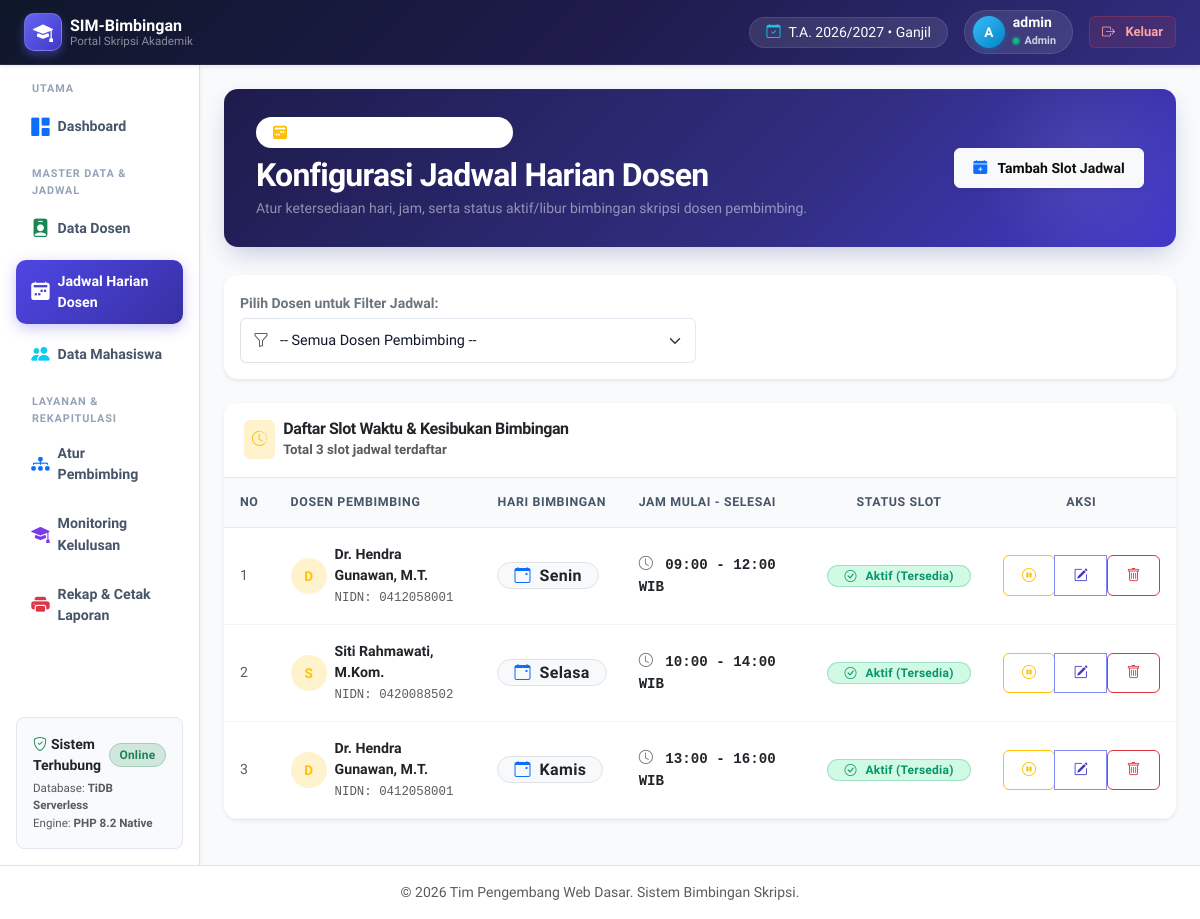
/admin/jadwal_dosen.php (signed in), run on the app's committed database.
### tables this page shows
CREATE TABLE IF NOT EXISTS jadwal_dosen (
    id INT AUTO_INCREMENT PRIMARY KEY,
    dosen_id INT NOT NULL,
    hari ENUM('Senin', 'Selasa', 'Rabu', 'Kamis', 'Jumat', 'Sabtu') NOT NULL,
    jam_mulai TIME NOT NULL,
    jam_selesai TIME NOT NULL,
    status_aktif ENUM('aktif', 'libur') DEFAULT 'aktif',
    FOREIGN KEY (dosen_id) REFERENCES dosen(id) ON DELETE CASCADE
);

CREATE TABLE IF NOT EXISTS dosen (
    id INT AUTO_INCREMENT PRIMARY KEY,
    user_id INT NOT NULL,
    nidn VARCHAR(20) NOT NULL UNIQUE,
    nama_dosen VARCHAR(100) NOT NULL,
    email VARCHAR(100) NOT NULL,
    no_whatsapp VARCHAR(20),
    foto_profil VARCHAR(255) DEFAULT 'default.png',
    kuota_bimbingan INT DEFAULT 10,
    created_at TIMESTAMP DEFAULT CURRENT_TIMESTAMP,
    FOREIGN KEY (user_id) REFERENCES users(id) ON DELETE CASCADE
);

### admin/jadwal_dosen.php (the view, shortened to what this page needs)
<?php
require_once '../config/database.php';
$where = ["1=1"];
$params = [];
$where_sql = implode(" AND ", $where);
$queryJadwal = "
    SELECT
        j.*,
        d.nama_dosen,
        d.nidn
    FROM jadwal_dosen j
    INNER JOIN dosen d ON j.dosen_id = d.id
    WHERE {$where_sql}
    ORDER BY
        FIELD(j.hari, 'Senin', 'Selasa', 'Rabu', 'Kamis', 'Jumat', 'Sabtu'),
        j.jam_mulai ASC
";
$stmtJ = $pdo->prepare($queryJadwal);
$stmtJ->execute($params);
$jadwal_list = $stmtJ->fetchAll();
require_once '../templates/header.php';
require_once '../templates/sidebar_admin.php';
?>
<div class="hero-banner d-flex flex-column flex-md-row justify-content-between align-items-md-center gap-3">
    <div>
        <div class="d-inline-flex align-items-center gap-2 px-3 py-1 rounded-pill bg-white bg-opacity-15 text-white small mb-2 border border-white border-opacity-10">
            <i class="bi bi-calendar2-week-fill text-warning"></i>
            <span>Manajemen Ketersediaan Waktu</span>
        </div>
        <h2 class="fw-bold text-white mb-1">Konfigurasi Jadwal Harian Dosen</h2>
        <p class="text-white-50 small mb-0">Atur ketersediaan hari, jam, serta status aktif/libur bimbingan skripsi dosen pembimbing.</p>
    </div>
    <div class="d-flex align-items-center gap-2">
        <button type="button" class="btn btn-light shadow-sm fw-bold" data-bs-toggle="modal" data-bs-target="#modalTambahJadwal">
            <i class="bi bi-calendar-plus-fill text-primary me-1"></i> Tambah Slot Jadwal
        </button>
    </div>
</div>
<div class="card shadow-sm border-0 mb-4">
    <div class="card-body p-3">
        <form method="GET" action="jadwal_dosen.php" class="row g-2 align-items-center">
            <div class="col-md-6">
                <label class="form-label small fw-semibold text-secondary mb-1">Pilih Dosen untuk Filter Jadwal:</label>
                <div class="input-group">
                    <span class="input-group-text bg-white border-end-0"><i class="bi bi-funnel text-muted"></i></span>
                    <select name="dosen_id" class="form-select border-start-0 ps-0" onchange="this.form.submit()">
                        <option value="0">-- Semua Dosen Pembimbing --</option>
                    </select>
                </div>
            </div>
            <div class="col-md-3 pt-md-4">
            </div>
        </form>
    </div>
</div>
<div class="card shadow-sm border-0">
    <div class="card-header bg-white py-3 d-flex justify-content-between align-items-center">
        <div class="d-flex align-items-center gap-2">
            <span class="p-2 rounded bg-warning-subtle text-warning">
                <i class="bi bi-clock-history"></i>
            </span>
            <div>
                <h6 class="fw-bold mb-0 text-dark">Daftar Slot Waktu & Kesibukan Bimbingan</h6>
                <small class="text-muted">Total <?= count($jadwal_list); ?> slot jadwal terdaftar</small>
            </div>
        </div>
    </div>
    <div class="card-body p-0">
        <div class="table-responsive">
            <table class="table table-hover align-middle mb-0">
                <thead class="table-light">
                    <tr>
                        <th class="ps-3" style="width: 50px;">No</th>
                        <th>Dosen Pembimbing</th>
                        <th>Hari Bimbingan</th>
                        <th>Jam Mulai - Selesai</th>
                        <th class="text-center">Status Slot</th>
                        <th class="text-center" style="width: 180px;">Aksi</th>
                    </tr>
                </thead>
                <tbody>
                    <?php if (empty($jadwal_list)): ?>
                        <tr>
                            <td colspan="6" class="text-center text-muted py-5">
                                <i class="bi bi-calendar-x fs-2 d-block text-secondary mb-2"></i>
                                Belum ada slot jadwal yang didaftarkan.
                            </td>
                        </tr>
                    <?php else: ?>
                        <?php
                        $no = 1;
                        foreach ($jadwal_list as $row):
                            $is_aktif = ($row['status_aktif'] === 'aktif');
                            $initial  = strtoupper(substr($row['nama_dosen'], 0, 1));
                        ?>
                            <tr>
                                <td class="ps-3 text-muted"><?= $no++; ?></td>
                                <td>
                                    <div class="d-flex align-items-center gap-2">
                                        <div class="avatar-initial bg-warning-subtle text-warning">
                                            <?= $initial; ?>
                                        </div>
                                        <div>
                                            <div class="fw-bold text-dark"><?= htmlspecialchars($row['nama_dosen']); ?></div>
                                            <span class="text-muted font-monospace small">NIDN: <?= htmlspecialchars($row['nidn']); ?></span>
                                        </div>
                                    </div>
                                </td>
                                <td>
                                    <span class="badge bg-light text-dark border px-3 py-1 fs-6">
                                        <i class="bi bi-calendar-event me-1 text-primary"></i><?= htmlspecialchars($row['hari']); ?>
                                    </span>
                                </td>
                                <td>
                                    <span class="font-monospace fw-semibold text-dark">
                                        <i class="bi bi-clock me-1 text-secondary"></i>
                                        <?= substr($row['jam_mulai'], 0, 5); ?> - <?= substr($row['jam_selesai'], 0, 5); ?> WIB
                                    </span>
                                </td>
                                <td class="text-center">
                                    <?php if ($is_aktif): ?>
                                        <span class="badge bg-success px-3 py-1"><i class="bi bi-check-circle me-1"></i>Aktif (Tersedia)</span>
                                    <?php else: ?>
                                        <span class="badge bg-danger px-3 py-1"><i class="bi bi-dash-circle me-1"></i>Libur / Sibuk</span>
                                    <?php endif; ?>
                                </td>
                                <td class="text-center">
                                    <div class="btn-group btn-group-sm">
                                        <form method="POST" action="jadwal_dosen.php" class="d-inline">
                                            <button type="submit" class="btn btn-outline-<?= $is_aktif ? 'warning' : 'success'; ?>"
                                                    title="<?= $is_aktif ? 'Tandai Libur/Sibuk' : 'Aktifkan Slot'; ?>">
                                                <i class="bi bi-<?= $is_aktif ? 'pause-circle' : 'play-circle'; ?>"></i>
                                            </button>
                                        </form>
                                        <button type="button" class="btn btn-outline-primary btn-edit-jadwal"
                                                data-bs-toggle="modal"
                                                data-bs-target="#modalEditJadwal"
                                                data-id="<?= $row['id']; ?>"
                                                data-dosenid="<?= $row['dosen_id']; ?>"
                                                data-hari="<?= $row['hari']; ?>"
                                                data-jammulai="<?= substr($row['jam_mulai'], 0, 5); ?>"
                                                data-jamselesai="<?= substr($row['jam_selesai'], 0, 5); ?>"
                                                data-status="<?= $row['status_aktif']; ?>"
                                                title="Edit Slot Jadwal">
                                            <i class="bi bi-pencil-square"></i>
                                        </button>
                                        <form method="POST" action="jadwal_dosen.php" class="d-inline" onsubmit="return confirm('Apakah Anda yakin ingin menghapus slot jadwal ini?');">
                                            <button type="submit" class="btn btn-outline-danger" title="Hapus Jadwal">
                                                <i class="bi bi-trash"></i>
                                            </button>
                                        </form>
                                    </div>
                                </td>
                            </tr>
                        <?php endforeach; ?>
                    <?php endif; ?>
                </tbody>
            </table>
        </div>
    </div>
</div>
<?php
require_once '../templates/footer.php';
?>

### assets/css/style.css (style rules this page uses)
:root { --primary: #4338ca; --primary-hover: #3730a3; --primary-subtle: #e0e7ff; --primary-gradient: linear-gradient(135deg, #4f46e5 0%, #3730a3 100%); --success: #059669; --success-subtle: #d1fae5; --warning: #d97706; --warning-subtle: #fef3c7; --danger: #dc2626; --danger-subtle: #fee2e2; --info: #0284c7; --info-subtle: #e0f2fe; --purple: #7c3aed; --purple-subtle: #ede9fe; --surface: #ffffff; --background: #f8fafc; --text-main: #0f172a; --text-muted: #64748b; --border-color: #e2e8f0; --border-focus: #818cf8; --radius-sm: 0.375rem; --radius-md: 0.625rem; --radius-lg: 0.875rem; --radius-xl: 1.25rem; --shadow-subtle: 0 1px 3px rgba(0, 0, 0, 0.05), 0 1px 2px rgba(0, 0, 0, 0.03); --shadow-card: 0 4px 6px -1px rgba(0, 0, 0, 0.05), 0 2px 4px -2px rgba(0, 0, 0, 0.05); --shadow-hover: 0 12px 24px -4px rgba(0, 0, 0, 0.08), 0 4px 6px -2px rgba(0, 0, 0, 0.04); }
*, *::before, *::after { box-sizing: border-box; }
body { font-family: 'Plus Jakarta Sans', system-ui, -apple-system, BlinkMacSystemFont, "Segoe UI", Roboto, sans-serif; color: var(--text-main); background-color: var(--background); -webkit-font-smoothing: antialiased; -moz-osx-font-smoothing: grayscale; min-height: 100vh; display: flex; flex-direction: column; }
h1, h2, h3, h4, h5, h6 { font-weight: 700; letter-spacing: -0.025em; color: #0f172a; }
.hero-banner { background: linear-gradient(135deg, #1e1b4b 0%, #312e81 60%, #4338ca 100%); border-radius: var(--radius-lg); color: #ffffff; padding: 1.75rem 2rem; box-shadow: 0 10px 25px -5px rgba(49, 46, 129, 0.25); margin-bottom: 1.75rem; position: relative; overflow: hidden; }
.hero-banner::after { content: ''; position: absolute; right: -20px; bottom: -30px; width: 220px; height: 220px; background: radial-gradient(circle, rgba(255,255,255,0.08) 0%, rgba(255,255,255,0) 70%); border-radius: 50%; pointer-events: none; }
.avatar-initial { width: 36px; height: 36px; border-radius: 50%; display: flex; align-items: center; justify-content: center; font-weight: 700; font-size: 0.85rem; flex-shrink: 0; }
.card { border: 1px solid var(--border-color); border-radius: var(--radius-lg); background-color: var(--surface); box-shadow: var(--shadow-card); transition: transform 0.2s ease, box-shadow 0.2s ease; overflow: hidden; }
.card-header { background-color: #ffffff; border-bottom: 1px solid var(--border-color); font-weight: 700; font-size: 0.95rem; padding: 1rem 1.25rem; }
.btn { font-weight: 600; font-size: 0.875rem; border-radius: var(--radius-sm); padding: 0.55rem 1.15rem; transition: all 0.2s cubic-bezier(0.4, 0, 0.2, 1); display: inline-flex; align-items: center; justify-content: center; gap: 0.4rem; }
.btn-outline-primary { border-color: #818cf8; color: var(--primary); }
.form-control, .form-select { border-radius: var(--radius-sm); border: 1px solid var(--border-color); padding: 0.65rem 0.9rem; font-size: 0.9rem; color: var(--text-main); transition: border-color 0.2s ease, box-shadow 0.2s ease; }
.form-label { font-weight: 600; color: #334155; margin-bottom: 0.35rem; }
.table { margin-bottom: 0; color: #334155; }
.table th { background-color: #f8fafc; color: #475569; font-size: 0.775rem; font-weight: 700; text-transform: uppercase; letter-spacing: 0.05em; border-bottom: 1px solid var(--border-color); padding: 0.95rem 1rem; white-space: nowrap; }
.table td { padding: 1rem; border-bottom: 1px solid #f1f5f9; font-size: 0.885rem; vertical-align: middle; }
.table-hover tbody tr { transition: background-color 0.15s ease, transform 0.1s ease; }
.badge { font-weight: 600; font-size: 0.75rem; padding: 0.4em 0.8em; border-radius: 9999px; letter-spacing: 0.02em; display: inline-flex; align-items: center; gap: 0.3rem; }
.badge.bg-success { background-color: var(--success-subtle) !important; color: var(--success) !important; border: 1px solid rgba(5, 150, 105, 0.25); }

### data on the page
jadwal_dosen: dosen.nama_dosen "D", dosen.nama_dosen "Dr. Hendra Gunawan, M.T.", dosen.nidn "0412058001", hari "Senin", jam_mulai "09:00", jam_selesai "12:00", status_aktif "aktif" (drawn)
jadwal_dosen: dosen.nama_dosen "S", dosen.nama_dosen "Siti Rahmawati, M.Kom.", dosen.nidn "0420088502", hari "Selasa", jam_mulai "10:00", jam_selesai "14:00", status_aktif "aktif" (drawn)
jadwal_dosen: dosen.nama_dosen "D", dosen.nama_dosen "Dr. Hendra Gunawan, M.T.", dosen.nidn "0412058001", hari "Kamis", jam_mulai "13:00", jam_selesai "16:00", status_aktif "aktif" (drawn)

### other printed values
$user_initial "A"
$_SESSION['username'] "admin"
$_SESSION['role'] "Admin"
count($jadwal_list) "3"
